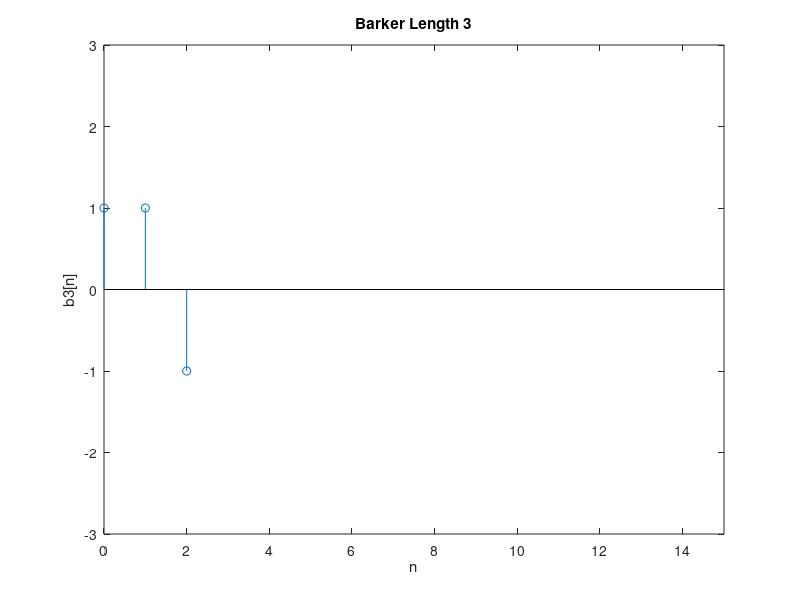
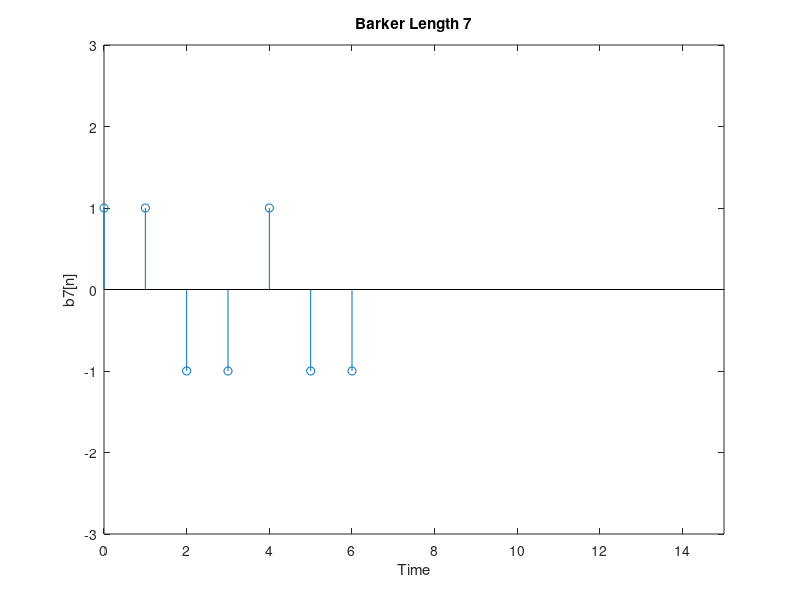
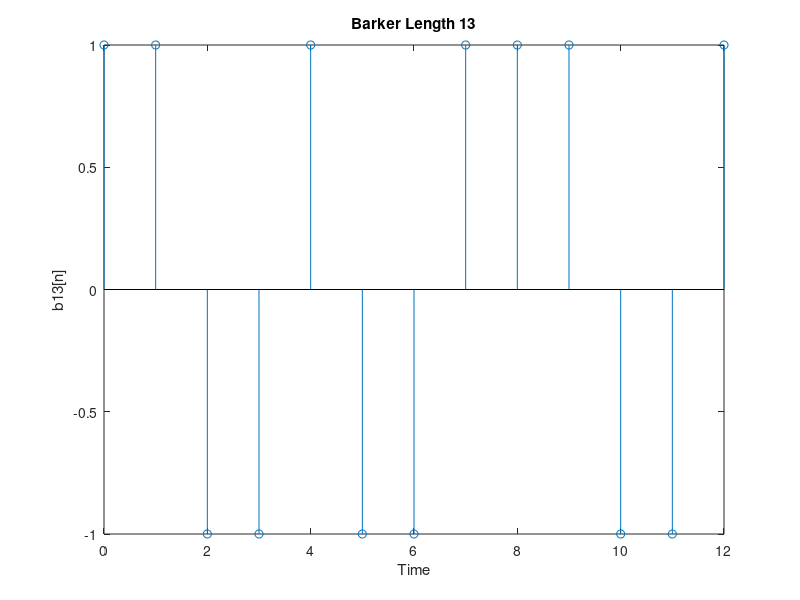
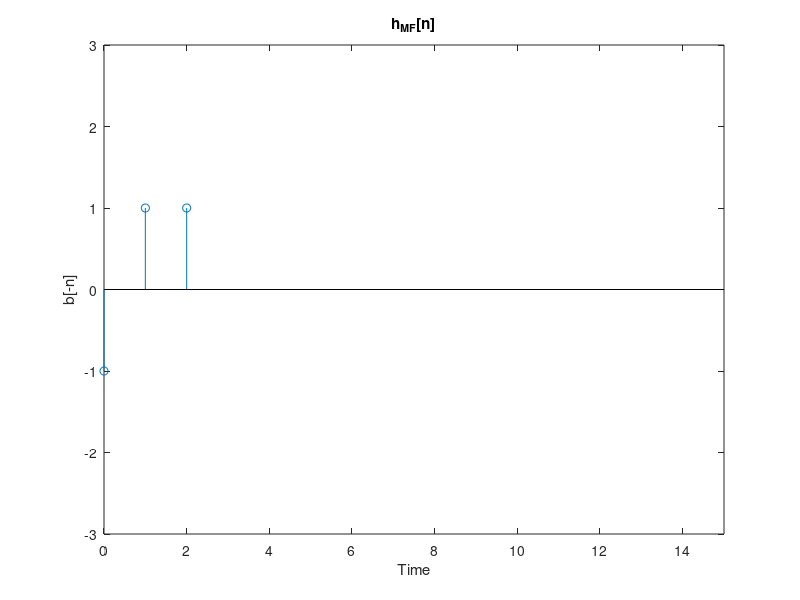

Reproduce these figures in MATLAB, in order.
%Barker Code Length 3
figure (1)
nb3=0:2;
b3=[1 1 -1];
stem(nb3,b3)
title('Barker Length 3')
xlabel('n')
ylabel('b3[n]')
axis([0 15 -3 3]);



%Barker Code Length 7 
figure (2)
nb7=0:6;
b7=[1 1 -1 -1 1 -1 -1];
stem(nb7,b7)
title('Barker Length 7')
xlabel('Time')
ylabel('b7[n]')
axis([0 15 -3 3]);


%Barker Code Length 13
figure (3)
nb13=0:12;
b13=[1 1 -1 -1 1 -1 -1 1 1 1 -1 -1 1];
stem(nb13,b13)
title('Barker Length 13')
xlabel('Time')
ylabel('b13[n]')


%h_MF[n] for Barker length 3
figure (4)
negnb3=fliplr(b3)
nb3=0:2;
stem(nb3,negnb3)
xlabel('Time')
ylabel('b[-n]')
title('h_{MF}[n]')
axis([0 15 -3 3])

%h_MF[n] for Barker length 7
figure (5)
negnb7=fliplr(b7)
nb7=0:6;
stem(nb7,negnb7)
xlabel('Time')
ylabel('b[-n]')
title('h_{MF}[n]')

%h_MF[n] for Barker length 13
figure (6)
negnb13=fliplr(b13)
nb3=0:12;
stem(nb13,negnb13)
xlabel('Time')
ylabel('b[-n]')
title('h_{MF}[n]')

%Output for Causal Mathched Filter (3)
figure(7)
nb3=0:2;
y3=conv(b3,negnb3);
stem(y3)
xlabel('Time')
ylabel('')
%title('h_{MF}[n]')

%Output for Causal Mathched Filter (7)
figure(8)
nb7=0:6;
y7=conv(b7,negnb7)
stem(y7)
xlabel('Time')
ylabel('')
title('h_{MF}[n]')

%Output for Causal Mathched Filter (13)
figure(9)
nb13=0:12;
y13=conv(b13,negnb13);
stem(y13)
xlabel('Time')
ylabel('')
title('h_{MF}[n]')

%3.3 d
d7=[1 -1 1 -1 -1 1 -1]
negd7=fliplr(d7)
yd7=conv(d7,negd7)
stem(yd7)




